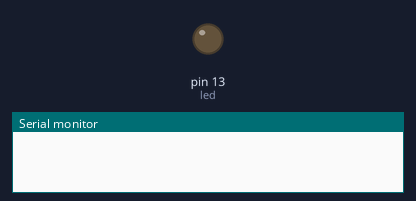
Bench run of a sketch on a simulated Arduino Uno, built with avr-gcc and run on an emulated ATmega328P. Shown: output pins drawn as LEDs (lit = HIGH), the last lines printed to the serial monitor.

Above: at 0.1 s.
At 12.1 s:
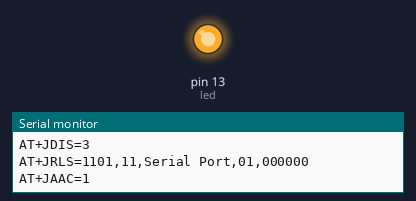
Timing chart, 0 to 13.6 s (numbered marks = the images above):
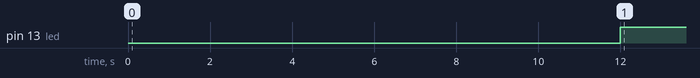

The sketch:

test_BT.ino
```cpp
int led = 13;
int val = -1;

void setup(){
	delay(2000);
	Serial.begin(115200);
	delay(2000);
	Serial.print("AT+JSEC=1,1,1,04,1111\r\n"); // Enable security command
	delay(2000);
	Serial.print("AT+JDIS=3\r\n"); // Discorable command
	delay(2000);
	Serial.print("AT+JRLS=1101,11,Serial Port,01,000000\r\n"); // Register local sevice command
	delay(2000);
	Serial.print("AT+JAAC=1\r\n");// Auto accept connection requests command
	delay(2000);
	pinMode(led, OUTPUT);
	digitalWrite(led,HIGH);
	Serial.flush();
	val = Serial.read();
	while (val != 'R'){
	  val = Serial.read();
	}
	delay(1000);
	Serial.print("AT+JSCR\r\n"); // Stream Connection Request command
}

void loop(){
	Serial.println("Hola caracola...");
	delay(2000);
}
```

Measured:
- by itself, pin 13 (led): LOW → HIGH at 12.0 s
